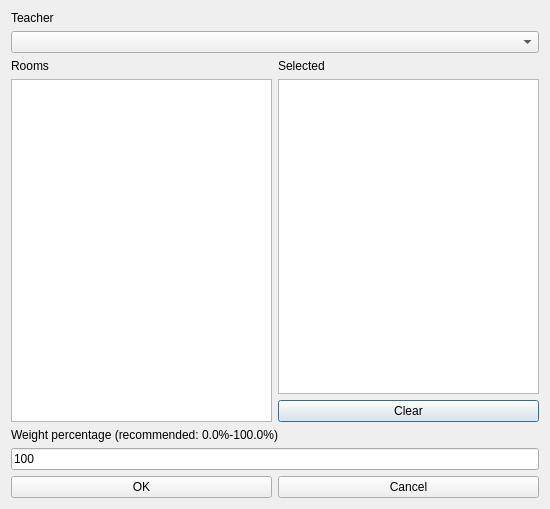
<?xml version="1.0" encoding="UTF-8"?>
<ui version="4.0">
 <class>ModifyConstraintTeacherHomeRoomsForm_template</class>
 <widget class="QDialog" name="ModifyConstraintTeacherHomeRoomsForm_template">
  <property name="geometry">
   <rect>
    <x>0</x>
    <y>0</y>
    <width>550</width>
    <height>509</height>
   </rect>
  </property>
  <property name="windowTitle">
   <string extracomment="This is the title of the dialog to modify a constraint of this type">Modify teacher home rooms</string>
  </property>
  <layout class="QGridLayout" name="gridLayout">
   <item row="0" column="0" colspan="2">
    <widget class="QLabel" name="teacherTextLabel">
     <property name="text">
      <string>Teacher</string>
     </property>
     <property name="wordWrap">
      <bool>false</bool>
     </property>
    </widget>
   </item>
   <item row="1" column="0" colspan="2">
    <widget class="QComboBox" name="teachersComboBox"/>
   </item>
   <item row="2" column="0">
    <layout class="QVBoxLayout" name="verticalLayout_2">
     <item>
      <widget class="QLabel" name="roomsTextLabel">
       <property name="frameShape">
        <enum>QFrame::NoFrame</enum>
       </property>
       <property name="frameShadow">
        <enum>QFrame::Plain</enum>
       </property>
       <property name="text">
        <string>Rooms</string>
       </property>
       <property name="wordWrap">
        <bool>false</bool>
       </property>
      </widget>
     </item>
     <item>
      <widget class="QListWidget" name="roomsListWidget"/>
     </item>
    </layout>
   </item>
   <item row="2" column="1">
    <layout class="QVBoxLayout" name="verticalLayout">
     <item>
      <widget class="QLabel" name="selectedRoomsTextLabel">
       <property name="frameShape">
        <enum>QFrame::NoFrame</enum>
       </property>
       <property name="frameShadow">
        <enum>QFrame::Plain</enum>
       </property>
       <property name="text">
        <string comment="It refers to a list of selected rooms">Selected</string>
       </property>
       <property name="wordWrap">
        <bool>false</bool>
       </property>
      </widget>
     </item>
     <item>
      <widget class="QListWidget" name="selectedRoomsListWidget"/>
     </item>
     <item>
      <widget class="QPushButton" name="clearPushButton">
       <property name="text">
        <string>Clear</string>
       </property>
      </widget>
     </item>
    </layout>
   </item>
   <item row="3" column="0" colspan="2">
    <layout class="QVBoxLayout">
     <item>
      <widget class="QLabel" name="weightTextLabel">
       <property name="frameShape">
        <enum>QFrame::NoFrame</enum>
       </property>
       <property name="frameShadow">
        <enum>QFrame::Plain</enum>
       </property>
       <property name="text">
        <string>Weight percentage (recommended: 0.0%-100.0%)</string>
       </property>
       <property name="wordWrap">
        <bool>false</bool>
       </property>
      </widget>
     </item>
     <item>
      <widget class="QLineEdit" name="weightLineEdit">
       <property name="text">
        <string notr="true">100</string>
       </property>
      </widget>
     </item>
    </layout>
   </item>
   <item row="4" column="0" colspan="2">
    <layout class="QHBoxLayout">
     <item>
      <widget class="QPushButton" name="okPushButton">
       <property name="text">
        <string>OK</string>
       </property>
      </widget>
     </item>
     <item>
      <widget class="QPushButton" name="cancelPushButton">
       <property name="text">
        <string>Cancel</string>
       </property>
      </widget>
     </item>
    </layout>
   </item>
  </layout>
 </widget>
 <layoutdefault spacing="6" margin="11"/>
 <resources/>
 <connections/>
</ui>
